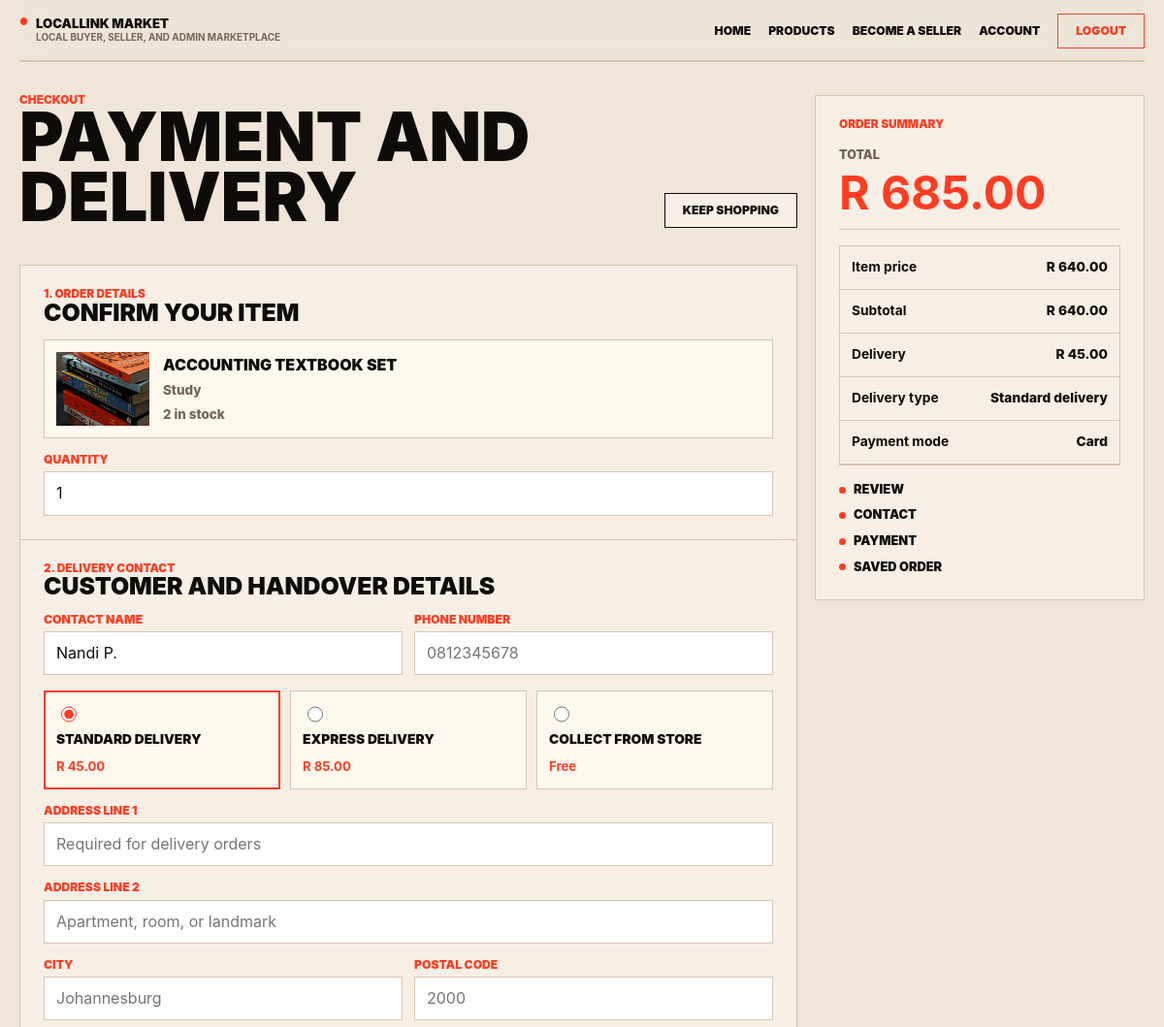
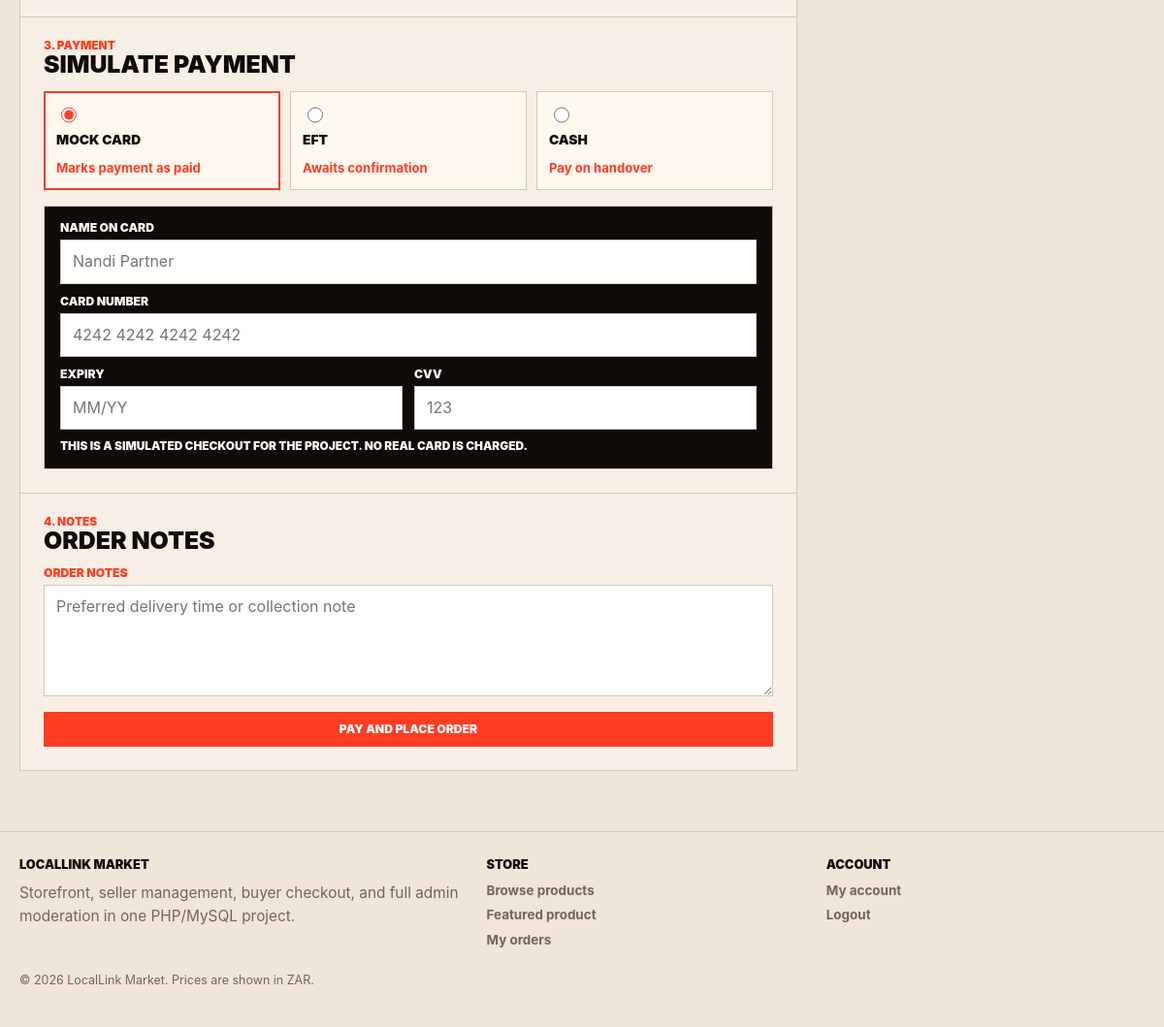
The page /checkout.php (signed in) on the database its author committed (2 pictures, top to bottom).
### tables this page shows
CREATE TABLE IF NOT EXISTS products (
  id INT UNSIGNED AUTO_INCREMENT PRIMARY KEY,
  seller_id INT UNSIGNED DEFAULT NULL,
  category_id INT UNSIGNED NOT NULL,
  title VARCHAR(150) NOT NULL,
  description TEXT NOT NULL,
  price DECIMAL(10,2) NOT NULL,
  stock INT UNSIGNED NOT NULL DEFAULT 0,
  status ENUM('active', 'inactive', 'pending_review', 'archived') NOT NULL DEFAULT 'active',
  image_path VARCHAR(255) DEFAULT NULL,
  created_at TIMESTAMP DEFAULT CURRENT_TIMESTAMP,
  updated_at TIMESTAMP DEFAULT CURRENT_TIMESTAMP ON UPDATE CURRENT_TIMESTAMP,
  CONSTRAINT fk_products_category
    FOREIGN KEY (category_id) REFERENCES categories(id),
  CONSTRAINT fk_products_seller
    FOREIGN KEY (seller_id) REFERENCES users(id)
    ON DELETE SET NULL
);

CREATE TABLE IF NOT EXISTS categories (
  id INT UNSIGNED AUTO_INCREMENT PRIMARY KEY,
  name VARCHAR(100) NOT NULL UNIQUE
);

CREATE TABLE IF NOT EXISTS users (
  id INT UNSIGNED AUTO_INCREMENT PRIMARY KEY,
  full_name VARCHAR(120) NOT NULL,
  email VARCHAR(150) NOT NULL UNIQUE,
  password_hash VARCHAR(255) NOT NULL,
  role ENUM('buyer', 'seller', 'admin') NOT NULL DEFAULT 'buyer',
  status ENUM('active', 'disabled') NOT NULL DEFAULT 'active',
  is_admin TINYINT(1) NOT NULL DEFAULT 0,
  last_login_at TIMESTAMP NULL DEFAULT NULL,
  created_at TIMESTAMP DEFAULT CURRENT_TIMESTAMP
);

### checkout.php (the view, shortened to what the rows shown need)
<?php
require __DIR__ . '/includes/app.php';
$currentUser = app_require_buyer();
$productId = max(0, (int) ($_POST['product_id'] ?? $_GET['product_id'] ?? 0));
if ($productId < 1) {
    $fallbackProducts = market_get_products(['limit' => 1]);
    $productId = (int) ($fallbackProducts[0]['id'] ?? 0);
}
$product = $productId > 0 ? market_get_product_by_id($productId) : null;
$form = [
    'delivery' => 'standard_delivery',
    'payment' => 'card',
    'quantity' => '1',
    'notes' => '',
    'contact_name' => (string) ($currentUser['full_name'] ?? ''),
    'phone_number' => '',
    'address_line_1' => '',
    'address_line_2' => '',
    'city' => '',
    'postal_code' => '',
    'card_name' => '',
    'card_number' => '',
    'card_expiry' => '',
    'card_cvv' => '',
];
$unitPrice = (float) ($product['price_amount'] ?? 0);
require __DIR__ . '/includes/header.php';
?>
<section class="page section checkout-shell">
  <div class="checkout-main stack">
    <div class="section-head">
      <div>
        <h1>Payment and delivery</h1>
      </div>
    </div>
    <form class="card form-card checkout-form" method="post" action="<?php echo htmlspecialchars(app_url('checkout.php')); ?>" data-checkout-form data-unit-price="<?php echo htmlspecialchars((string) $unitPrice); ?>">
      <section class="checkout-block">
        <div>
          <h2>Confirm your item</h2>
        </div>
        <?php if ($product !== null): ?>
          <div class="checkout-product">
            <img src="<?php echo htmlspecialchars(app_url($product['image'])); ?>" alt="<?php echo htmlspecialchars($product['title']); ?>">
            <div>
              <strong><?php echo htmlspecialchars($product['title']); ?></strong>
              <span><?php echo htmlspecialchars($product['category']); ?></span>
              <span><?php echo htmlspecialchars($product['stock_label']); ?></span>
            </div>
          </div>
        <?php endif; ?>
        <div class="field">
          <label for="quantity">Quantity</label>
          <input id="quantity" name="quantity" type="number" min="1" max="<?php echo (int) ($product['stock'] ?? 1); ?>" value="<?php echo htmlspecialchars($form['quantity']); ?>" data-quantity>
        </div>
      </section>
      <section class="checkout-block">
        <div>
          <h2>Customer and handover details</h2>
        </div>
        <div class="field-row">
          <div class="field">
            <label for="contact-name">Contact name</label>
            <input id="contact-name" name="contact_name" type="text" placeholder="Customer name" value="<?php echo htmlspecialchars($form['contact_name']); ?>">
          </div>
        </div>
        <div class="choice-grid">
          <label class="choice-card">
            <input type="radio" name="delivery" value="standard_delivery" data-delivery-fee="45" <?php echo $form['delivery'] === 'standard_delivery' ? 'checked' : ''; ?>>
            <span>Standard delivery</span>
            <strong>R 45.00</strong>
          </label>
          <label class="choice-card">
            <input type="radio" name="delivery" value="express_delivery" data-delivery-fee="85" <?php echo $form['delivery'] === 'express_delivery' ? 'checked' : ''; ?>>
            <span>Express delivery</span>
            <strong>R 85.00</strong>
          </label>
          <label class="choice-card">
            <input type="radio" name="delivery" value="collection" data-delivery-fee="0" <?php echo $form['delivery'] === 'collection' ? 'checked' : ''; ?>>
            <span>Collect from store</span>
            <strong>Free</strong>
          </label>
        </div>
      </section>
      <section class="checkout-block">
        <div>
          <h2>Simulate payment</h2>
        </div>
        <div class="choice-grid">
          <label class="choice-card">
            <input type="radio" name="payment" value="card" <?php echo $form['payment'] === 'card' ? 'checked' : ''; ?>>
            <span>Mock card</span>
            <strong>Marks payment as paid</strong>
          </label>
          <label class="choice-card">
            <input type="radio" name="payment" value="eft" <?php echo $form['payment'] === 'eft' ? 'checked' : ''; ?>>
            <span>EFT</span>
            <strong>Awaits confirmation</strong>
          </label>
          <label class="choice-card">
            <input type="radio" name="payment" value="cash" <?php echo $form['payment'] === 'cash' ? 'checked' : ''; ?>>
            <span>Cash</span>
            <strong>Pay on handover</strong>
          </label>
        </div>
      </section>
      <section class="checkout-block">
        <div>
          <h2>Order notes</h2>
        </div>
      </section>
    </form>
  </div>
  <aside class="card checkout-summary" aria-label="Order summary">
    <div class="detail-list">
      <div class="info-row"><strong>Delivery type</strong><span><?php echo htmlspecialchars(market_humanize_delivery_method($form['delivery'])); ?></span></div>
      <div class="info-row"><strong>Payment mode</strong><span><?php echo htmlspecialchars(market_humanize_payment_method($form['payment'])); ?></span></div>
    </div>
  </aside>
</section>
<?php require __DIR__ . '/includes/footer.php'; ?>

### rows shown on the page
products: title "ACCOUNTING TEXTBOOK SET", category.name "Study"
users: quantity "1", contact_name "Nandi P.", full_name "☑ STANDARD DELIVERY R 45.00", full_name "☐ EXPRESS DELIVERY R 85.00", full_name "☐ COLLECT FROM STORE Free", full_name "☑ MOCK CARD Marks payment as pai", full_name "☐ EFT Awaits confirmation", full_name "☐ CASH Pay on handover", full_name "Standard delivery", full_name "Card"

### other values the page prints
$product['stock_label'] "2 in stock"
$product['price'] "R 640.00"
